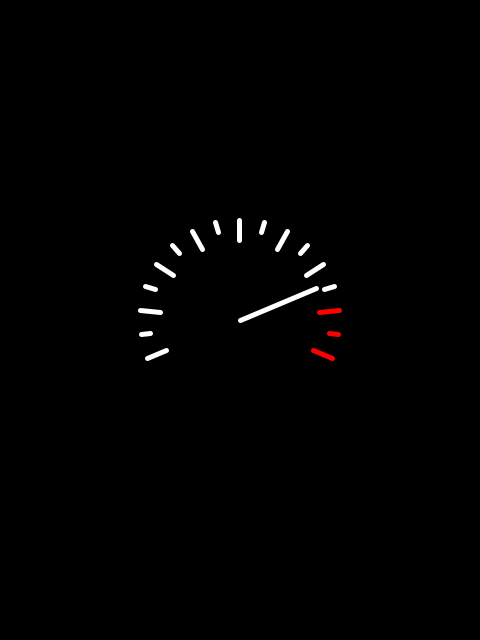
Frame 1 (no input)
Frame 2 (the mouse pressed at the canvas centre, redrawn once): identical to frame 1, image omitted

The Processing sketch that drew this single still picture (run headless with seeded random() and noise(); the mouse was pressed at the canvas centre and the sketch redrawn once):

// Processing sketch: speed
// ── speed.pde
// Manuale di Programmazione Cinematografica
// Daniele Olmisani, 2015

// Speed

final color PAPER = color(0);
final color INK1 = color(255);
final color INK2 = color(255, 0, 0);

final int NOTCHES = 16;
final float TAILS = PI/8.0;

void setup() {
  size(480, 640);
  noLoop();
}

void draw() {
  
  background(PAPER);
  
  strokeWeight(5);
  
  translate(width/2.0, height/2.0);
  rotate(TAILS);
  
  for (int i=0; i<=NOTCHES; i++) {
    
    stroke((i<NOTCHES/5) ? INK2 : INK1);
    
    line(80 + (i%2)*10, 0, 100, 0);

    rotate(-(PI+2*TAILS)/NOTCHES);
  }
  
  line(0, 0, -80, -20);
  
  save("speed.png");
}
